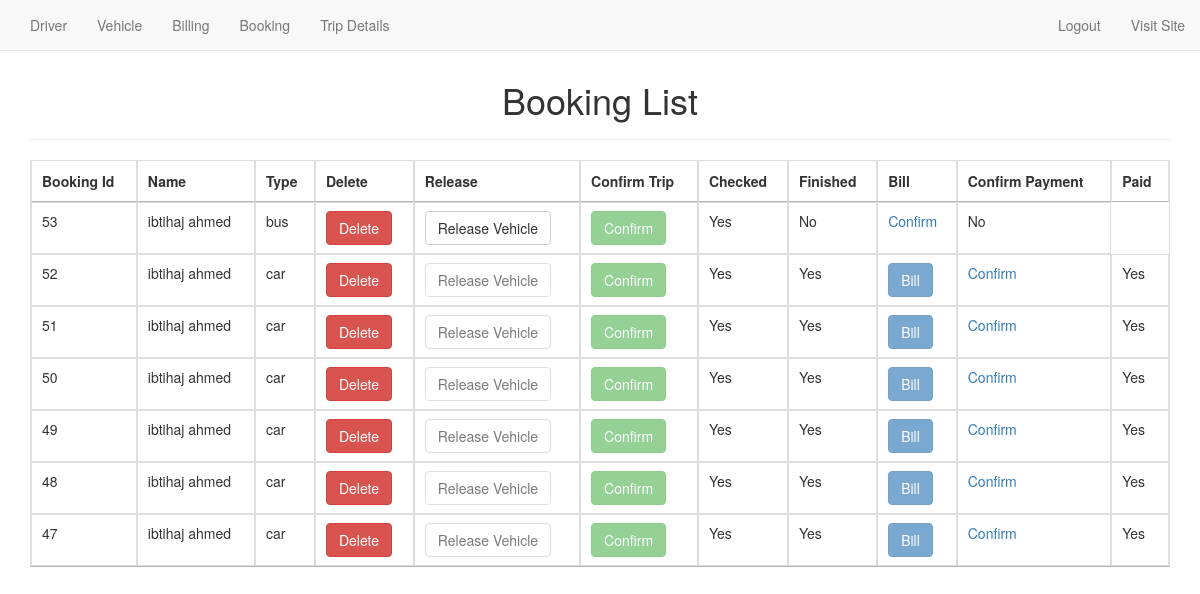
/bookinglist.php, run on the app's committed database.
### tables this page shows
CREATE TABLE `booking` (
  `booking_id` int(11) NOT NULL,
  `name` varchar(255) NOT NULL,
  `username` varchar(100) NOT NULL,
  `department` varchar(100) NOT NULL,
  `type` varchar(8) NOT NULL,
  `req_date` varchar(100) NOT NULL,
  `req_time` varchar(100) NOT NULL,
  `ret_date` varchar(100) NOT NULL,
  `ret_time` varchar(100) NOT NULL,
  `destination` varchar(100) NOT NULL,
  `pickup_point` varchar(100) NOT NULL,
  `resons` varchar(255) NOT NULL,
  `email` varchar(50) NOT NULL,
  `mobile` int(14) NOT NULL,
  `confirmation` int(11) NOT NULL,
  `veh_reg` varchar(255) NOT NULL,
  `driverid` int(11) NOT NULL,
  `finished` int(11) NOT NULL,
  `paid` int(11) NOT NULL
);

### bookinglist.php (the view, shortened to what this page needs)
<?php
     $connection= mysqli_connect('localhost','root','','transport_management');
    $select_query="SELECT * FROM `booking` ORDER BY booking_id DESC";
    $result= mysqli_query($connection,$select_query);
?>
<!DOCTYPE html>
<html lang="en">
<head>
    <link href="http://maxcdn.bootstrapcdn.com/bootstrap/3.2.0/css/bootstrap.min.css" rel="stylesheet">
    <link rel="stylesheet" href="http://cdn.datatables.net/1.10.2/css/jquery.dataTables.min.css">
    <link rel="stylesheet" href="sweetalert2/sweetalert2.css">
    <link rel="stylesheet" href="animate.css">
    <link rel="stylesheet" href="style.css">
</head>
<body>
  <?php include 'navbar_admin.php'; ?>
  <br><br>
   <div class="container">
        <div class="row">
           <div class="col-md-12">
             <div class="page-header">
                <h1 style="text-align: center;">Booking List</h1>
              </div>
              <table id="myTable" class="table table-bordered animated bounce">
                <thead>
                    <th>Booking Id</th>
                    <th>Name</th>
                    <th>Type</th>
                    <th>Delete</th>
                    <th>Release</th>
                    <th>Confirm Trip</th>
                    <th>Checked</th>
                    <th>Finished</th>
                    <th>Bill</th>
                    <th>Confirm Payment</th>
                    <th>Paid</th>
                </thead>
                <tbody>
                    <?php while($row=mysqli_fetch_assoc($result)){ ?>
                    <tr>
                        <td><?php echo $row['booking_id']; ?></td>
                        <td><?php echo $row['name']; ?></td>
                        <td><?php echo $row['type']; ?></td>
                        <td><a class="btn btn-danger" href="deletebooking.php?id=<?php echo $row['booking_id']; ?>">Delete</a></td>
                        <?php if($row['confirmation']==0 or $row['finished']==1)  { ?>
                        <td><a class="btn btn-default disabled" href="releasebooking.php?id=<?php echo $row['booking_id']; ?>">Release Vehicle</a></td>
                        <?php } else{ ?>
                        <td><a class="btn btn-default" href="releasebooking.php?id=<?php echo $row['booking_id']; ?>">Release Vehicle</a></td>
                        <?php } ?>
                        <?php if($row['confirmation']=='0'){ ?>
                        <td><a class="btn btn-success" href="confirmbooking.php?id=<?php echo $row['booking_id']; ?>">Confirm</a></td>
                        <?php } else { ?>
                        <td><a class="btn btn-success disabled" href="confirmbooking.php?id=<?php echo $row['booking_id']; ?>">Confirm</a></td>
                        <?php } ?>
                        <?php if($row['confirmation']=='0'){ ?>
                        <td>No</td>
                        <?php } else { ?>
                        <td>Yes</td>
                        <?php }  ?>
                        <?php if($row['finished']=='0'){ ?>
                        <td>No</td>
                        <?php } else { ?>
                        <td>Yes</td>
                        <?php }  ?>
                        <?php if($row['finished']=='1' and $row['paid']==0 ){  ?>
                        <td><a class="btn btn-primary" href="bill.php?id=<?php echo $row['booking_id']; ?>">Bill</a></td>
                         <?php } else if($row['paid']==1 ) { ?>
                          <td><a class="btn btn-primary disabled" href="bill.php?id=<?php echo $row['booking_id']; ?>">Bill</a></td>
                          <?php }  ?>
                          <td><a href="confirmpayment.php?id=<?php echo $row['booking_id']; ?>">Confirm</a></td>
                          <?php if($row['paid']=='0'){ ?>
                        <td>No</td>
                        <?php } else { ?>
                        <td>Yes</td>
                        <?php }  ?>
                    </tr>
                    <?php }   ?>
                </tbody>
            </table>
            </div>
        </div>
   </div>
</body>
</html>

### data on the page
booking: booking_id "53", name "ibtihaj ahmed", type "bus", confirmation "Yes", finished "No", paid "No"
booking: booking_id "52", name "ibtihaj ahmed", type "car", confirmation "Yes", finished "Yes", paid "Yes"
booking: booking_id "51", name "ibtihaj ahmed", type "car", confirmation "Yes", finished "Yes", paid "Yes"
booking: booking_id "50", name "ibtihaj ahmed", type "car", confirmation "Yes", finished "Yes", paid "Yes"
booking: booking_id "49", name "ibtihaj ahmed", type "car", confirmation "Yes", finished "Yes", paid "Yes"
booking: booking_id "48", name "ibtihaj ahmed", type "car", confirmation "Yes", finished "Yes", paid "Yes"
booking: booking_id "47", name "ibtihaj ahmed", type "car", confirmation "Yes", finished "Yes", paid "Yes"
